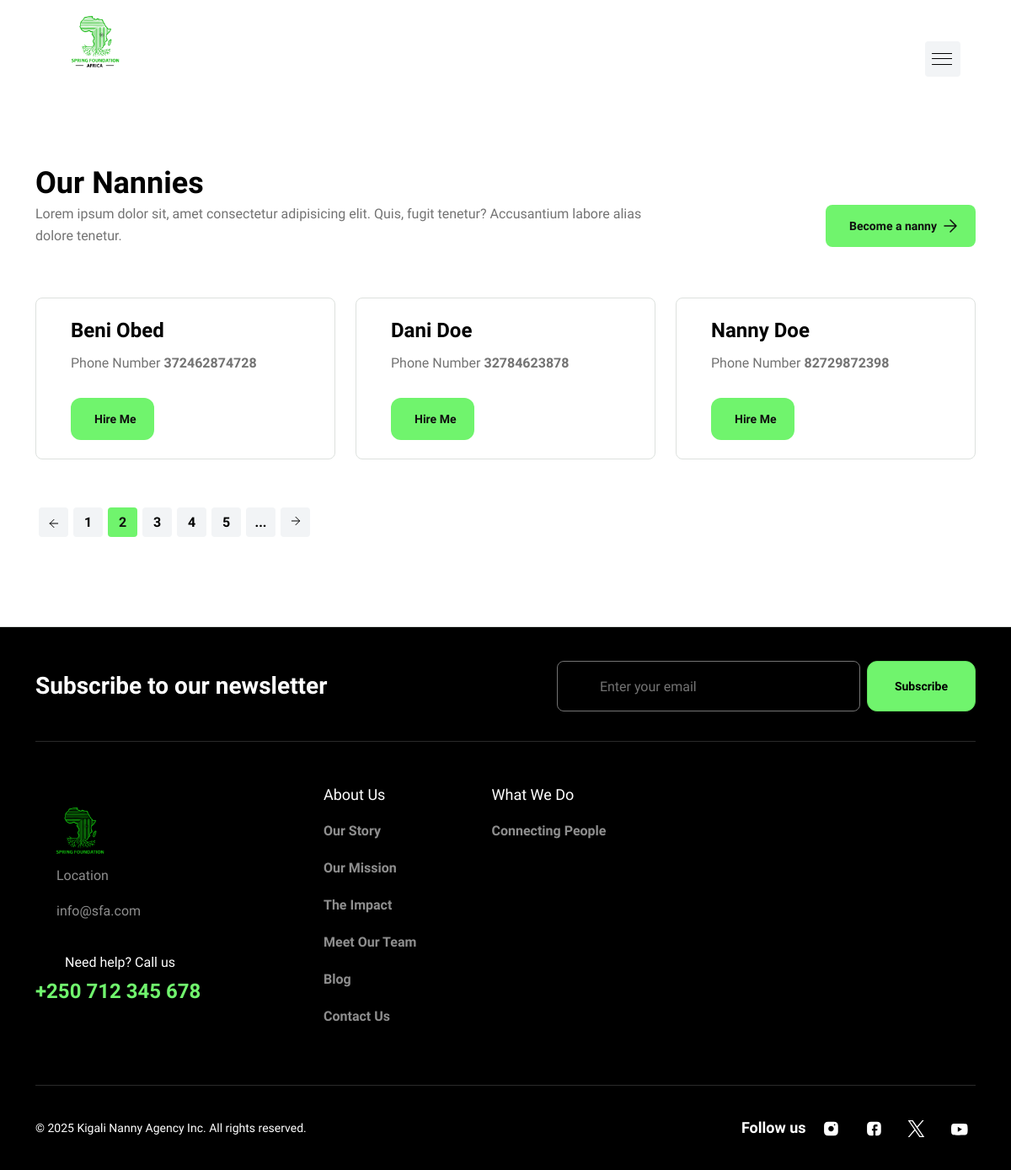
Screenshot of /nannies/ with the database file from the repository.
### account/models.py (models this page shows, shortened)
class User(AbstractBaseUser, PermissionsMixin):
    ROLE_CHOICES = (
        ('Client', 'Client'),
        ('Nanny', 'Nanny'),
    )
    name = models.CharField(max_length=255)
    email = models.EmailField(unique=True)
    phone_number = models.CharField(max_length=15, unique=True)
    image = ProcessedImageField(
        upload_to=user_image_path,
        processors=[ResizeToFill(720, 720)],
        format='JPEG',
        options={'quality': 90},
        null=True,
        blank=True,
    )
    role = models.CharField(max_length=30, choices=ROLE_CHOICES, null=True, blank=True)
    slug = models.SlugField(unique=True, max_length=255, null=True, blank=True)
    is_active = models.BooleanField(default=True)
    is_staff = models.BooleanField(default=False)
    created_at = models.DateTimeField(default=timezone.now)
    updated_at = models.DateTimeField(auto_now=True)
    objects = CustomUserManager()
    USERNAME_FIELD = 'email'
    REQUIRED_FIELDS = ['name', 'phone_number']

### base/views.py (the view)
# urls.py: path('nannies/', getNannies, name="getNannies"),
def getNannies(request):
    nannies = User.objects.filter(role = 'Nanny').order_by('-created_at')
    context = {
        'nannies': nannies
    }
    return render(request, 'pages/nannies/index.html', context)

### templates/pages/nannies/index.html (shortened to what this page needs)
{% extends 'layouts/app.html' %}
{% load humanize %}
{% block content %}
    <section class="box-section background-body py-96 border-bottom">
        <div class="container">
            <div class="row align-items-end">
                <div class="col-md-8">
                    <h4 class="neutral-1000">
                        Our Nannies
                    <p class="text-md-medium neutral-500">
                        Lorem ipsum dolor sit, amet consectetur adipisicing elit. Quis, fugit tenetur? Accusantium labore alias dolore tenetur.
                    </p>
                </div>
                <div class="col-md-4">
                    <div class="d-flex justify-content-end mt-md-0 mt-4">
                        <a class="btn btn-primary rounded-3" href="{% url 'auth:register' %}">
                            Become a nanny
                            <svg width="16" height="16" viewBox="0 0 16 16" fill="none" xmlns="http://www.w3.org/2000/svg">
                                <path d="M8 15L15 8L8 1M15 8L1 8" stroke="" stroke-width="1.5" stroke-linecap="round" stroke-linejoin="round"></path>
                            </svg>
                        </a>
                    </div>
                </div>
            </div>
            <div class="row mt-60">
                {% for nanny in nannies %}
                    <div class="col-lg-4 col-sm-6">
                        <div class="card-contact card-dealer d-flex">
                            <div class="card-info">
                                <div class="card-title">
                                    <a class="title heading-6" href="{% url 'base:showNanny' nanny.slug %}">
                                        {{ nanny.name }}
                                    </a>
                                    <p class="text-md-medium neutral-500">
                                        Phone Number <strong>{{ nanny.phone_number }}</strong>
                                    </p>
                                </div>
                                <div class="card-method-contact2">
                                    <a class="btn btn-primary" href="{% url 'base:showNanny' nanny.slug %}">
                                        Hire Me
                                    </a>
                                </div>
                            </div>
                        </div>
                    </div>
                {% endfor %}
            </div>
            <nav aria-label="Page navigation example">
                <ul class="pagination">
                    <li class="page-item">
                        <a class="page-link" href="#" aria-label="Previous">
                            <span aria-hidden="true">
                                <svg width="12" height="12" viewbox="0 0 12 12" fill="none" xmlns="http://www.w3.org/2000/svg">
                                    <path d="M6.00016 1.33325L1.3335 5.99992M1.3335 5.99992L6.00016 10.6666M1.3335 5.99992H10.6668" stroke="" stroke-linecap="round" stroke-linejoin="round"></path>
                                </svg>
                            </span>
                        </a>
                    </li>
                    <li class="page-item"><a class="page-link" href="#">1</a></li>
                    <li class="page-item"><a class="page-link active" href="#">2</a></li>
                    <li class="page-item"><a class="page-link" href="#">3</a></li>
                    <li class="page-item"><a class="page-link" href="#">4</a></li>
                    <li class="page-item"><a class="page-link" href="#">5</a></li>
                    <li class="page-item"><a class="page-link" href="#">...</a></li>
                    <li class="page-item">
                        <a class="page-link" href="#" aria-label="Next">
                            <span aria-hidden="true">
                                <svg width="12" height="12" viewbox="0 0 12 12" fill="none" xmlns="http://www.w3.org/2000/svg">
                                    <path d="M5.99967 10.6666L10.6663 5.99992L5.99968 1.33325M10.6663 5.99992L1.33301 5.99992" stroke="" stroke-linecap="round" stroke-linejoin="round"></path>
                                </svg>
                            </span>
                        </a>
                    </li>
                </ul>
            </nav>
        </div>
    </section>
{% endblock content %}

### rows the page displays
User: name "Beni Obed", phone_number "372462874728"
User: name "Dani Doe", phone_number "32784623878"
User: name "Nanny Doe", phone_number "82729872398"
